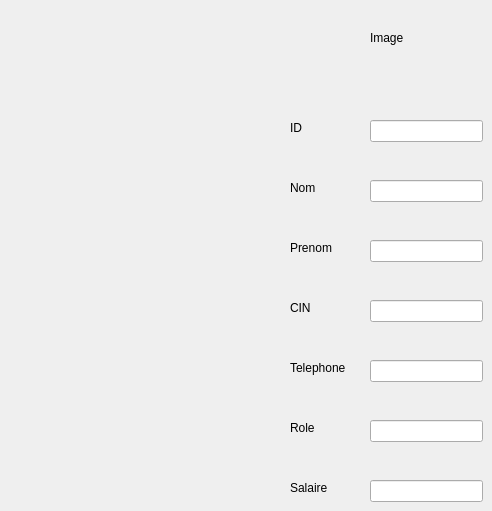
    <widget class="QWidget" name="page_10">
     <widget class="QLabel" name="label_32">
      <property name="geometry">
       <rect>
        <x>370</x>
        <y>30</y>
        <width>56</width>
        <height>16</height>
       </rect>
      </property>
      <property name="text">
       <string>Image</string>
      </property>
     </widget>
     <widget class="QLabel" name="label_33">
      <property name="geometry">
       <rect>
        <x>290</x>
        <y>120</y>
        <width>56</width>
        <height>16</height>
       </rect>
      </property>
      <property name="text">
       <string>ID</string>
      </property>
     </widget>
     <widget class="QLabel" name="label_34">
      <property name="geometry">
       <rect>
        <x>290</x>
        <y>180</y>
        <width>56</width>
        <height>16</height>
       </rect>
      </property>
      <property name="text">
       <string>Nom</string>
      </property>
     </widget>
     <widget class="QLabel" name="label_35">
      <property name="geometry">
       <rect>
        <x>290</x>
        <y>240</y>
        <width>56</width>
        <height>16</height>
       </rect>
      </property>
      <property name="text">
       <string>Prenom</string>
      </property>
     </widget>
     <widget class="QLabel" name="label_36">
      <property name="geometry">
       <rect>
        <x>290</x>
        <y>420</y>
        <width>56</width>
        <height>16</height>
       </rect>
      </property>
      <property name="text">
       <string>Role</string>
      </property>
     </widget>
     <widget class="QLabel" name="label_37">
      <property name="geometry">
       <rect>
        <x>290</x>
        <y>360</y>
        <width>61</width>
        <height>16</height>
       </rect>
      </property>
      <property name="text">
       <string>Telephone</string>
      </property>
     </widget>
     <widget class="QLabel" name="label_38">
      <property name="geometry">
       <rect>
        <x>290</x>
        <y>300</y>
        <width>56</width>
        <height>16</height>
       </rect>
      </property>
      <property name="text">
       <string>CIN</string>
      </property>
     </widget>
     <widget class="QLabel" name="label_39">
      <property name="geometry">
       <rect>
        <x>290</x>
        <y>480</y>
        <width>56</width>
        <height>16</height>
       </rect>
      </property>
      <property name="text">
       <string>Salaire</string>
      </property>
     </widget>
     <widget class="QLineEdit" name="lineEdit_3">
      <property name="geometry">
       <rect>
        <x>370</x>
        <y>120</y>
        <width>113</width>
        <height>22</height>
       </rect>
      </property>
      <property name="readOnly">
       <bool>true</bool>
      </property>
     </widget>
     <widget class="QLineEdit" name="lineEdit_6">
      <property name="geometry">
       <rect>
        <x>370</x>
        <y>180</y>
        <width>113</width>
        <height>22</height>
       </rect>
      </property>
      <property name="readOnly">
       <bool>true</bool>
      </property>
     </widget>
     <widget class="QLineEdit" name="lineEdit_7">
      <property name="geometry">
       <rect>
        <x>370</x>
        <y>240</y>
        <width>113</width>
        <height>22</height>
       </rect>
      </property>
      <property name="readOnly">
       <bool>true</bool>
      </property>
     </widget>
     <widget class="QLineEdit" name="lineEdit_10">
      <property name="geometry">
       <rect>
        <x>370</x>
        <y>300</y>
        <width>113</width>
        <height>22</height>
       </rect>
      </property>
      <property name="readOnly">
       <bool>true</bool>
      </property>
     </widget>
     <widget class="QLineEdit" name="lineEdit_11">
      <property name="geometry">
       <rect>
        <x>370</x>
        <y>360</y>
        <width>113</width>
        <height>22</height>
       </rect>
      </property>
     </widget>
     <widget class="QLineEdit" name="lineEdit_16">
      <property name="geometry">
       <rect>
        <x>370</x>
        <y>420</y>
        <width>113</width>
        <height>22</height>
       </rect>
      </property>
      <property name="readOnly">
       <bool>true</bool>
      </property>
     </widget>
     <widget class="QLineEdit" name="lineEdit_17">
      <property name="geometry">
       <rect>
        <x>370</x>
        <y>480</y>
        <width>113</width>
        <height>22</height>
       </rect>
      </property>
      <property name="readOnly">
       <bool>true</bool>
      </property>
     </widget>
    </widget>
